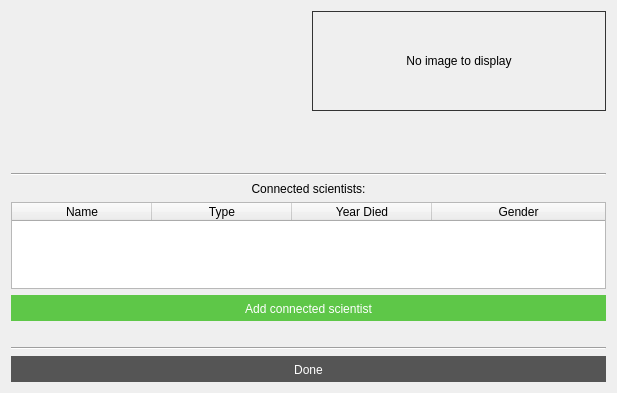
<?xml version="1.0" encoding="UTF-8"?>
<ui version="4.0">
 <class>computerInfoWindow</class>
 <widget class="QDialog" name="computerInfoWindow">
  <property name="geometry">
   <rect>
    <x>0</x>
    <y>0</y>
    <width>617</width>
    <height>393</height>
   </rect>
  </property>
  <property name="windowTitle">
   <string>Dialog</string>
  </property>
  <layout class="QVBoxLayout" name="verticalLayout">
   <item>
    <layout class="QHBoxLayout" name="horizontalLayout">
     <item>
      <layout class="QVBoxLayout" name="verticalLayout_2">
       <item>
        <widget class="QLabel" name="label_infocomp_name">
         <property name="font">
          <font>
           <family>Helvetica</family>
           <pointsize>18</pointsize>
           <weight>75</weight>
           <bold>true</bold>
          </font>
         </property>
         <property name="text">
          <string/>
         </property>
         <property name="alignment">
          <set>Qt::AlignCenter</set>
         </property>
        </widget>
       </item>
       <item>
        <widget class="QLabel" name="label_infocomp_type">
         <property name="font">
          <font>
           <family>Helvetica</family>
           <pointsize>18</pointsize>
          </font>
         </property>
         <property name="text">
          <string/>
         </property>
         <property name="alignment">
          <set>Qt::AlignCenter</set>
         </property>
        </widget>
       </item>
       <item>
        <layout class="QHBoxLayout" name="horizontalLayout_2">
         <item>
          <widget class="QLabel" name="label_infocomp_ifmade">
           <property name="text">
            <string/>
           </property>
           <property name="alignment">
            <set>Qt::AlignCenter</set>
           </property>
          </widget>
         </item>
         <item>
          <widget class="QLabel" name="label_infocomp_yearmade">
           <property name="text">
            <string/>
           </property>
           <property name="alignment">
            <set>Qt::AlignCenter</set>
           </property>
          </widget>
         </item>
        </layout>
       </item>
      </layout>
     </item>
     <item>
      <widget class="QLabel" name="label_infocomp_image">
       <property name="minimumSize">
        <size>
         <width>100</width>
         <height>100</height>
        </size>
       </property>
       <property name="styleSheet">
        <string notr="true">border: 1px solid #333;</string>
       </property>
       <property name="text">
        <string>No image to display</string>
       </property>
       <property name="alignment">
        <set>Qt::AlignCenter</set>
       </property>
      </widget>
     </item>
    </layout>
   </item>
   <item>
    <widget class="QLabel" name="label_infocomp_text">
     <property name="minimumSize">
      <size>
       <width>0</width>
       <height>50</height>
      </size>
     </property>
     <property name="font">
      <font>
       <family>Helvetica</family>
       <italic>true</italic>
      </font>
     </property>
     <property name="text">
      <string/>
     </property>
     <property name="alignment">
      <set>Qt::AlignLeading|Qt::AlignLeft|Qt::AlignTop</set>
     </property>
    </widget>
   </item>
   <item>
    <widget class="Line" name="line_2">
     <property name="orientation">
      <enum>Qt::Horizontal</enum>
     </property>
    </widget>
   </item>
   <item>
    <widget class="QLabel" name="label_infocomp_connections">
     <property name="font">
      <font>
       <family>Helvetica</family>
      </font>
     </property>
     <property name="text">
      <string>Connected scientists:</string>
     </property>
     <property name="alignment">
      <set>Qt::AlignCenter</set>
     </property>
    </widget>
   </item>
   <item>
    <widget class="QTableWidget" name="table_infocomp_connections">
     <property name="editTriggers">
      <set>QAbstractItemView::NoEditTriggers</set>
     </property>
     <property name="selectionBehavior">
      <enum>QAbstractItemView::SelectRows</enum>
     </property>
     <property name="sortingEnabled">
      <bool>true</bool>
     </property>
     <attribute name="horizontalHeaderDefaultSectionSize">
      <number>140</number>
     </attribute>
     <attribute name="horizontalHeaderStretchLastSection">
      <bool>true</bool>
     </attribute>
     <column>
      <property name="text">
       <string>Name</string>
      </property>
     </column>
     <column>
      <property name="text">
       <string>Type</string>
      </property>
     </column>
     <column>
      <property name="text">
       <string>Year Died</string>
      </property>
     </column>
     <column>
      <property name="text">
       <string>Gender</string>
      </property>
     </column>
    </widget>
   </item>
   <item>
    <widget class="QPushButton" name="button_infocomp_add">
     <property name="cursor">
      <cursorShape>PointingHandCursor</cursorShape>
     </property>
     <property name="styleSheet">
      <string notr="true">border: 0px solid #333;
padding: 7px 0 5px 0;
background-color: #5EC748;
color: #fff;
font: 13pt &quot;Helvetica&quot;;</string>
     </property>
     <property name="text">
      <string>Add connected scientist</string>
     </property>
    </widget>
   </item>
   <item>
    <widget class="QLabel" name="label_infocomp_status">
     <property name="font">
      <font>
       <family>Helvetica</family>
       <weight>75</weight>
       <bold>true</bold>
      </font>
     </property>
     <property name="text">
      <string/>
     </property>
     <property name="alignment">
      <set>Qt::AlignCenter</set>
     </property>
    </widget>
   </item>
   <item>
    <widget class="Line" name="line">
     <property name="orientation">
      <enum>Qt::Horizontal</enum>
     </property>
    </widget>
   </item>
   <item>
    <widget class="QPushButton" name="button_infocomp_done">
     <property name="cursor">
      <cursorShape>PointingHandCursor</cursorShape>
     </property>
     <property name="styleSheet">
      <string notr="true">border: 0px solid #333;
padding: 7px 0 5px 0;
background-color: #555;
color: #fff;
font: 13pt &quot;Helvetica&quot;;</string>
     </property>
     <property name="text">
      <string>Done</string>
     </property>
    </widget>
   </item>
  </layout>
 </widget>
 <resources/>
 <connections/>
</ui>
